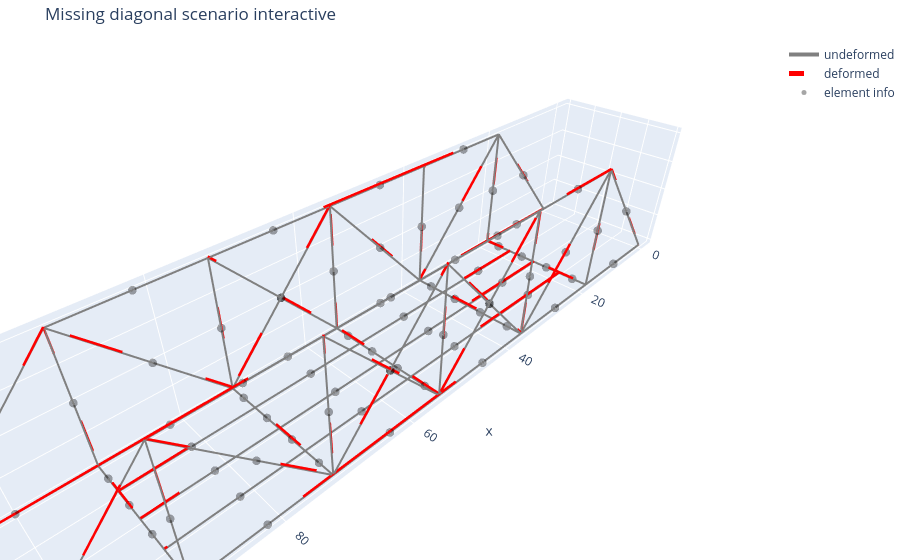

Notebook code cell kept with this figure:
### Code cell
import importlib

try:
    import helpers.plotting_plotly as pp3d
    importlib.reload(pp3d)

    from helpers.preprocess import preprocess_model
    from helpers.solver import solve_complete_model
    from helpers.plotting_plotly import plot_structure_plotly
except ImportError:
    import plotting_plotly as pp3d
    importlib.reload(pp3d)

    from preprocess import preprocess_model
    from solver import solve_complete_model
    from plotting_plotly import plot_structure_plotly

model_path = "inputs/final_bridge/scenario_missing_diagonal.json"
_, clean_model, data, summary = preprocess_model(model_path)
package = solve_complete_model(clean_model, data)

fig = plot_structure_plotly(
    clean_model,
    data,
    U=package["results"]["U"],
    scale=3000,
    selector="all",
    show_undeformed=True,
    show_deformed=True,
    show_nodes=False,
    show_node_labels=False,
    show_element_hover=True,
    title="Missing diagonal scenario interactive",
    save_html="outputs/final_bridge/plotly_plots/scenario_missing_diagonal_interactive.html",
    save_png="outputs/final_bridge/plotly_plots/scenario_missing_diagonal_interactive.png",
)
fig.show()

### Figure 1 — Plotly figure (JSON) as saved in the notebook; plotly's stock layout.template omitted (floating-point values rounded to 4 significant figures; data arrays with more than 128 entries replaced by an {"elided": "..."} marker saying what was removed)
{"data": [{"hoverinfo": "skip", "line": {"color": "gray", "dash": "solid", "width": 4}, "mode": "lines", "name": "undeformed", "type": "scatter3d", "x": {"elided": "231 float values"}, "y": {"elided": "231 int values"}, "z": {"elided": "231 int values"}}, {"hoverinfo": "skip", "line": {"color": "red", "dash": "dash", "width": 5}, "mode": "lines", "name": "deformed", "type": "scatter3d", "x": {"elided": "231 float values"}, "y": {"elided": "231 float values"}, "z": {"elided": "231 float values"}}, {"hovertemplate": "%{text}<extra></extra>", "marker": {"color": "black", "opacity": 0.35, "size": 5}, "mode": "markers", "name": "element info", "text": ["Element 101<br>type = 3D_truss<br>nodes = 1 to 2<br>section = lower_chord", "Element 102<br>type = 3D_truss<br>nodes = 2 to 3<br>section = lower_chord", "Element 103<br>type = 3D_truss<br>nodes = 3 to 4<br>section = lower_chord", "Element 104<br>type = 3D_truss<br>nodes = 4 to 5<br>section = lower_chord", "Element 105<br>type = 3D_truss<br>nodes = 5 to 6<br>section = lower_chord", "Element 106<br>type = 3D_truss<br>nodes = 6 to 7<br>section = lower_chord", "Element 107<br>type = 3D_truss<br>nodes = 1 to 8<br>section = upper_end", "Element 108<br>type = 3D_truss<br>nodes = 8 to 9<br>section = upper_chord", "Element 109<br>type = 3D_truss<br>nodes = 9 to 10<br>section = upper_chord", "Element 110<br>type = 3D_truss<br>nodes = 10 to 11<br>section = upper_chord", "Element 111<br>type = 3D_truss<br>nodes = 11 to 12<br>section = upper_chord", "Element 112<br>type = 3D_truss<br>nodes = 7 to 12<br>section = upper_end", "Element 113<br>type = 3D_truss<br>nodes = 2 to 8<br>section = vertical", "Element 114<br>type = 3D_truss<br>nodes = 3 to 9<br>section = vertical", "Element 115<br>type = 3D_truss<br>nodes = 4 to 10<br>section = vertical", "Element 116<br>type = 3D_truss<br>nodes = 5 to 11<br>section = vertical", "Element 117<br>type = 3D_truss<br>nodes = 6 to 12<br>section = vertical", "Element 118<br>type = 3D_truss<br>nodes = 3 to 8<br>section = diagonal", "Element 120<br>type = 3D_truss<br>nodes = 4 to 11<br>section = diagonal", "Element 121<br>type = 3D_truss<br>nodes = 5 to 12<br>section = diagonal", "Element 122<br>type = 3D_truss<br>nodes = 3 to 10<br>section = tension_rod", "Element 123<br>type = 3D_truss<br>nodes = 5 to 10<br>section = tension_rod", "Element 201<br>type = 3D_truss<br>nodes = 13 to 14<br>section = lower_chord", "Element 202<br>type = 3D_truss<br>nodes = 14 to 15<br>section = lower_chord", "Element 203<br>type = 3D_truss<br>nodes = 15 to 16<br>section = lower_chord", "Element 204<br>type = 3D_truss<br>nodes = 16 to 17<br>section = lower_chord", "Element 205<br>type = 3D_truss<br>nodes = 17 to 18<br>section = lower_chord", "Element 206<br>type = 3D_truss<br>nodes = 18 to 19<br>section = lower_chord", "Element 207<br>type = 3D_truss<br>nodes = 13 to 20<br>section = upper_end", "Element 208<br>type = 3D_truss<br>nodes = 20 to 21<br>section = upper_chord", "Element 209<br>type = 3D_truss<br>nodes = 21 to 22<br>section = upper_chord", "Element 210<br>type = 3D_truss<br>nodes = 22 to 23<br>section = upper_chord", "Element 211<br>type = 3D_truss<br>nodes = 23 to 24<br>section = upper_chord", "Element 212<br>type = 3D_truss<br>nodes = 19 to 24<br>section = upper_end", "Element 213<br>type = 3D_truss<br>nodes = 14 to 20<br>section = vertical", "Element 214<br>type = 3D_truss<br>nodes = 15 to 21<br>section = vertical", "Element 215<br>type = 3D_truss<br>nodes = 16 to 22<br>section = vertical", "Element 216<br>type = 3D_truss<br>nodes = 17 to 23<br>section = vertical", "Element 217<br>type = 3D_truss<br>nodes = 18 to 24<br>section = vertical", "Element 218<br>type = 3D_truss<br>nodes = 15 to 20<br>section = diagonal", "Element 219<br>type = 3D_truss<br>nodes = 16 to 21<br>section = diagonal", "Element 220<br>type = 3D_truss<br>nodes = 16 to 23<br>section = diagonal", "Element 221<br>type = 3D_truss<br>nodes = 17 to 24<br>section = diagonal", "Element 222<br>type = 3D_truss<br>nodes = 15 to 22<br>section = tension_rod", "Element 223<br>type = 3D_truss<br>nodes = 17 to 22<br>section = tension_rod", "Element 301<br>type = 3D_frame<br>nodes = 2 to 25<br>section = floor_beam", "Element 302<br>type = 3D_frame<br>nodes = 25 to 26<br>section = floor_beam", "Element 303<br>type = 3D_frame<br>nodes = 26 to 27<br>section = floor_beam", "Element 304<br>type = 3D_frame<br>nodes = 27 to 14<br>section = floor_beam", "Element 305<br>type = 3D_frame<br>nodes = 3 to 28<br>section = floor_beam", "Element 306<br>type = 3D_frame<br>nodes = 28 to 29<br>section = floor_beam", "Element 307<br>type = 3D_frame<br>nodes = 29 to 30<br>section = floor_beam", "Element 308<br>type = 3D_frame<br>nodes = 30 to 15<br>section = floor_beam", "Element 309<br>type = 3D_frame<br>nodes = 4 to 31<br>section = floor_beam", "Element 310<br>type = 3D_frame<br>nodes = 31 to 32<br>section = floor_beam", "Element 311<br>type = 3D_frame<br>nodes = 32 to 33<br>section = floor_beam", "Element 312<br>type = 3D_frame<br>nodes = 33 to 16<br>section = floor_beam", "Element 313<br>type = 3D_frame<br>nodes = 5 to 34<br>section = floor_beam", "Element 314<br>type = 3D_frame<br>nodes = 34 to 35<br>section = floor_beam", "Element 315<br>type = 3D_frame<br>nodes = 35 to 36<br>section = floor_beam", "Element 316<br>type = 3D_frame<br>nodes = 36 to 17<br>section = floor_beam", "Element 317<br>type = 3D_frame<br>nodes = 6 to 37<br>section = floor_beam", "Element 318<br>type = 3D_frame<br>nodes = 37 to 38<br>section = floor_beam", "Element 319<br>type = 3D_frame<br>nodes = 38 to 39<br>section = floor_beam", "Element 320<br>type = 3D_frame<br>nodes = 39 to 18<br>section = floor_beam", "Element 401<br>type = 3D_frame<br>nodes = 25 to 28<br>section = stringer_light", "Element 402<br>type = 3D_frame<br>nodes = 28 to 31<br>section = stringer_light", "Element 403<br>type = 3D_frame<br>nodes = 31 to 34<br>section = stringer_light", "Element 404<br>type = 3D_frame<br>nodes = 34 to 37<br>section = stringer_light", "Element 405<br>type = 3D_frame<br>nodes = 26 to 29<br>section = stringer_heavy", "Element 406<br>type = 3D_frame<br>nodes = 29 to 32<br>section = stringer_heavy", "Element 407<br>type = 3D_frame<br>nodes = 32 to 35<br>section = stringer_heavy", "Element 408<br>type = 3D_frame<br>nodes = 35 to 38<br>section = stringer_heavy", "Element 409<br>type = 3D_frame<br>nodes = 27 to 30<br>section = stringer_light", "Element 410<br>type = 3D_frame<br>nodes = 30 to 33<br>section = stringer_light", "Element 411<br>type = 3D_frame<br>nodes = 33 to 36<br>section = stringer_light", "Element 412<br>type = 3D_frame<br>nodes = 36 to 39<br>section = stringer_light"], "type": "scatter3d", "x": [9.088, 27.26, 45.44, 63.62, 81.79, 99.97, 9.088, 27.26, 45.44, 63.62, 81.79, 99.97, 18.18, 36.35, 54.53, 72.7, 90.88, 27.26, 63.62, 81.79, 45.44, 63.62, 9.088, 27.26, 45.44, 63.62, 81.79, 99.97, 9.088, 27.26, 45.44, 63.62, 81.79, 99.97, 18.18, 36.35, 54.53, 72.7, 90.88, 27.26, 45.44, 63.62, 81.79, 45.44, 63.62, 18.18, 18.18, 18.18, 18.18, 36.35, 36.35, 36.35, 36.35, 54.53, 54.53, 54.53, 54.53, 72.7, 72.7, 72.7, 72.7, 90.88, 90.88, 90.88, 90.88, 27.26, 45.44, 63.62, 81.79, 27.26, 45.44, 63.62, 81.79, 27.26, 45.44, 63.62, 81.79], "y": [0, 0, 0, 0, 0, 0, 0, 0, 0, 0, 0, 0, 0, 0, 0, 0, 0, 0, 0, 0, 0, 0, 20, 20, 20, 20, 20, 20, 20, 20, 20, 20, 20, 20, 20, 20, 20, 20, 20, 20, 20, 20, 20, 20, 20, 2.5, 7.5, 12.5, 17.5, 2.5, 7.5, 12.5, 17.5, 2.5, 7.5, 12.5, 17.5, 2.5, 7.5, 12.5, 17.5, 2.5, 7.5, 12.5, 17.5, 5, 5, 5, 5, 10, 10, 10, 10, 15, 15, 15, 15], "z": [0, 0, 0, 0, 0, 0, 10, 20, 20, 20, 20, 10, 10, 10, 10, 10, 10, 10, 10, 10, 10, 10, 0, 0, 0, 0, 0, 0, 10, 20, 20, 20, 20, 10, 10, 10, 10, 10, 10, 10, 10, 10, 10, 10, 10, 0, 0, 0, 0, 0, 0, 0, 0, 0, 0, 0, 0, 0, 0, 0, 0, 0, 0, 0, 0, 0, 0, 0, 0, 0, 0, 0, 0, 0, 0, 0, 0]}], "layout": {"margin": {"b": 0, "l": 0, "r": 0, "t": 40}, "scene": {"aspectmode": "data", "xaxis": {"title": {"text": "x"}}, "yaxis": {"title": {"text": "y"}}, "zaxis": {"title": {"text": "z"}}}, "showlegend": true, "title": {"text": "Missing diagonal scenario interactive"}}}
